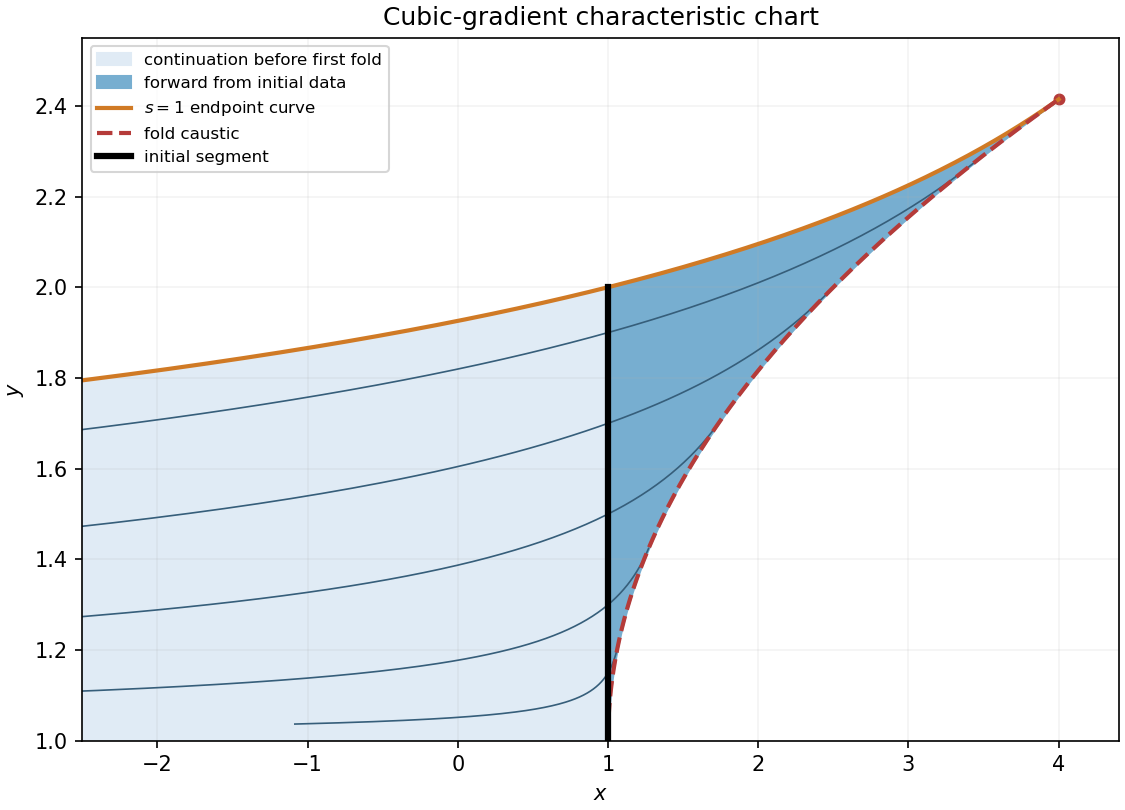

Write the Python code that produced this figure.
"""Original characteristic-chart diagram. Python 3.14.4, numpy 2.3.5, matplotlib 3.10.7.
Run from output directory; dependencies in wiki pyproject.toml.
"""
import numpy as np
import matplotlib
matplotlib.use('Agg')
import matplotlib.pyplot as plt
fig,ax=plt.subplots(figsize=(7.5,5.4),constrained_layout=True)
Y=np.linspace(.001,np.sqrt(2),700);lower=7-6/Y**2;upper=1+1.5*Y**2
ax.fill_betweenx(1+Y,lower,upper,color='#e0ebf5',label='continuation before first fold')
ax.fill_betweenx(1+Y,np.maximum(1,lower),upper,color='#77aed0',label='forward from initial data')
for s in [.15,.3,.5,.7,.9,1.]:
    t=np.linspace(-1.4,np.log(2)/2,250);x=1+6*s*s*(1-np.exp(-2*t));y=1+s*np.exp(t)
    ax.plot(x,y,color='#365e7a',lw=.8)
ax.plot(lower,1+Y,color='#d07a25',lw=2,label='$s=1$ endpoint curve')
ax.plot(upper,1+Y,'--',color='#b53b39',lw=2,label='fold caustic')
ax.plot([1,1],[1,2],color='black',lw=3,label='initial segment')
ax.scatter([4],[1+np.sqrt(2)],color='#b53b39',s=22)
ax.set(xlim=(-2.5,4.4),ylim=(1,2.55),xlabel='$x$',ylabel='$y$',title='Cubic-gradient characteristic chart')
ax.grid(alpha=.15);ax.legend(loc='upper left',fontsize=8)
fig.savefig('2009-cubic-charpit-region.png',dpi=150,facecolor='white')
